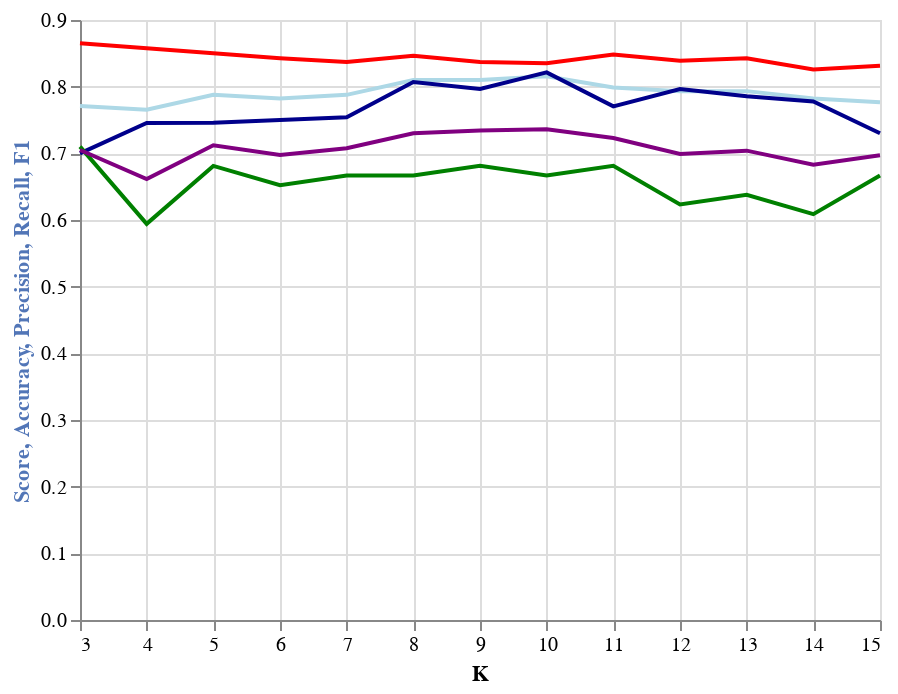

The notebook cell saved with this chart:
### Code cell
import altair as alt


source = knn_results

alt.Chart(source).mark_trail().encode(
    y='Score',
    x='K',
    size='Precision'

)

base = alt.Chart(source).encode(
        alt.X('K')
)

line_M = base.mark_line(color='red').encode(
    alt.Y('Score:Q', axis=alt.Axis(titleColor='#5276B7'),title='Score')
)

line_A = base.mark_line(color='lightblue').encode(
    alt.Y('Accuracy:Q', axis=alt.Axis(titleColor='#5276A7'),title='Accuracy')
)

line_B = base.mark_line(color='darkblue').encode(
    alt.Y('Precision:Q', axis=alt.Axis(titleColor='#A18727'),title='Precision')
)

line_C = base.mark_line(color='green').encode(
    alt.Y('Recall:Q', axis=alt.Axis(titleColor='#F11111'),title='Recall')
)

line_D = base.mark_line(color='purple').encode(
    alt.Y('F1:Q', axis=alt.Axis(titleColor='#OOOFFF'),title='F1')
)

alt.layer(line_M,line_A, line_B, line_C, line_D)#.resolve_scale(y='independent')

### Figure 1 — Vega-Lite specification as saved in the notebook (floating-point values rounded to 4 significant figures)
{"config": {"view": {"continuousWidth": 400, "continuousHeight": 300}}, "layer": [{"mark": {"type": "line", "color": "red"}, "encoding": {"x": {"type": "quantitative", "field": "K"}, "y": {"type": "quantitative", "axis": {"titleColor": "#5276B7"}, "field": "Score", "title": "Score"}}}, {"mark": {"type": "line", "color": "lightblue"}, "encoding": {"x": {"type": "quantitative", "field": "K"}, "y": {"type": "quantitative", "axis": {"titleColor": "#5276A7"}, "field": "Accuracy", "title": "Accuracy"}}}, {"mark": {"type": "line", "color": "darkblue"}, "encoding": {"x": {"type": "quantitative", "field": "K"}, "y": {"type": "quantitative", "axis": {"titleColor": "#A18727"}, "field": "Precision", "title": "Precision"}}}, {"mark": {"type": "line", "color": "green"}, "encoding": {"x": {"type": "quantitative", "field": "K"}, "y": {"type": "quantitative", "axis": {"titleColor": "#F11111"}, "field": "Recall", "title": "Recall"}}}, {"mark": {"type": "line", "color": "purple"}, "encoding": {"x": {"type": "quantitative", "field": "K"}, "y": {"type": "quantitative", "axis": {"titleColor": "#OOOFFF"}, "field": "F1", "title": "F1"}}}], "data": {"name": "data-6b6377df25cfe4ccb9e9dc6530257737"}, "$schema": "https://vega.github.io/schema/vega-lite/v4.8.1.json", "datasets": {"data-6b6377df25cfe4ccb9e9dc6530257737": [{"K": 10, "Score": 0.8352, "Accuracy": 0.8156, "Precision": 0.8214, "Recall": 0.6667, "F1": 0.736}, {"K": 8, "Score": 0.8464, "Accuracy": 0.8101, "Precision": 0.807, "Recall": 0.6667, "F1": 0.7302}, {"K": 9, "Score": 0.8371, "Accuracy": 0.8101, "Precision": 0.7966, "Recall": 0.6812, "F1": 0.7344}, {"K": 11, "Score": 0.8483, "Accuracy": 0.7989, "Precision": 0.7705, "Recall": 0.6812, "F1": 0.7231}, {"K": 12, "Score": 0.839, "Accuracy": 0.7933, "Precision": 0.7963, "Recall": 0.6232, "F1": 0.6992}, {"K": 13, "Score": 0.8427, "Accuracy": 0.7933, "Precision": 0.7857, "Recall": 0.6377, "F1": 0.704}, {"K": 5, "Score": 0.8502, "Accuracy": 0.7877, "Precision": 0.746, "Recall": 0.6812, "F1": 0.7121}, {"K": 7, "Score": 0.8371, "Accuracy": 0.7877, "Precision": 0.7541, "Recall": 0.6667, "F1": 0.7077}, {"K": 6, "Score": 0.8427, "Accuracy": 0.7821, "Precision": 0.75, "Recall": 0.6522, "F1": 0.6977}, {"K": 14, "Score": 0.8258, "Accuracy": 0.7821, "Precision": 0.7778, "Recall": 0.6087, "F1": 0.6829}, {"K": 15, "Score": 0.8315, "Accuracy": 0.7765, "Precision": 0.7302, "Recall": 0.6667, "F1": 0.697}, {"K": 3, "Score": 0.8652, "Accuracy": 0.7709, "Precision": 0.7, "Recall": 0.7101, "F1": 0.705}, {"K": 4, "Score": 0.8577, "Accuracy": 0.7654, "Precision": 0.7455, "Recall": 0.5942, "F1": 0.6613}]}}
